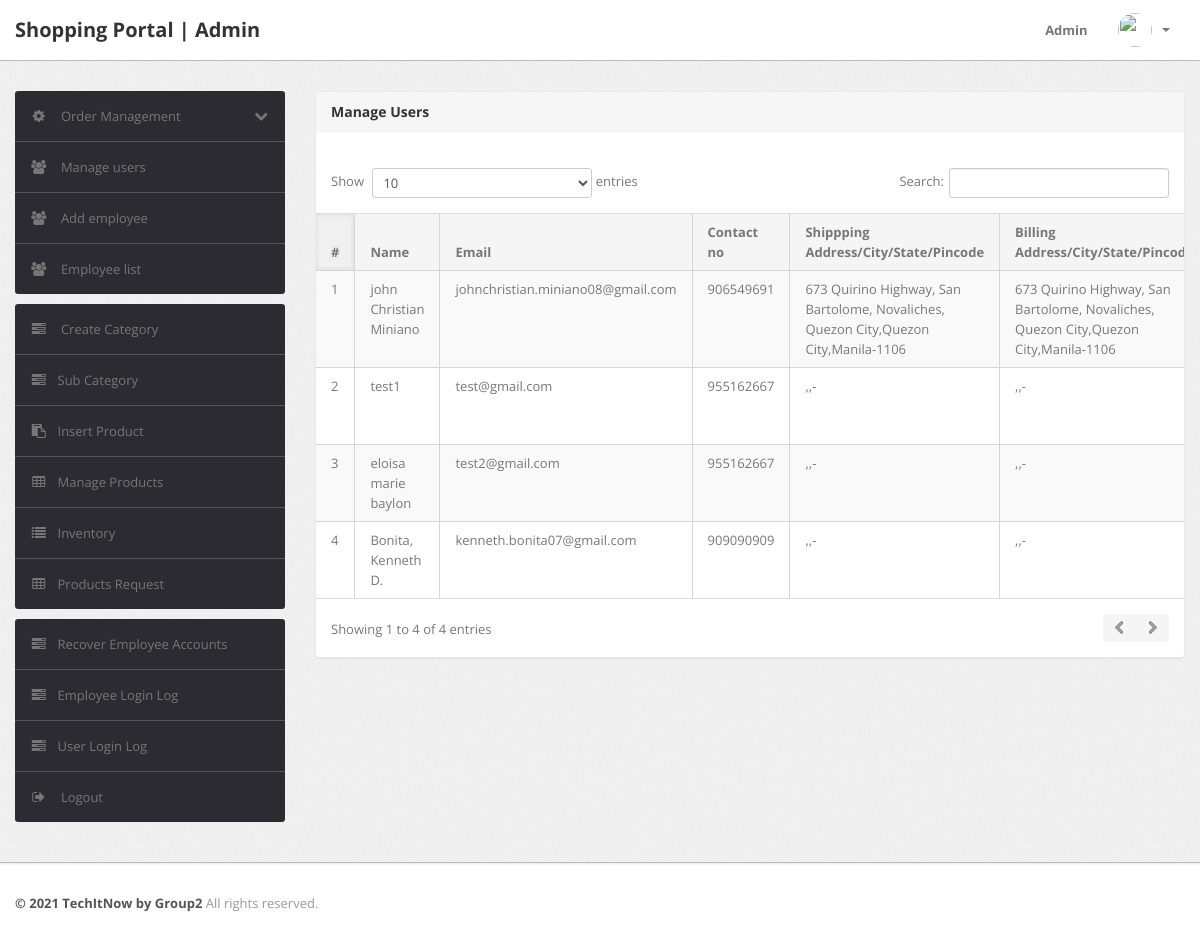
The page /admin/manage-users.php (signed in) on the database as committed earlier.
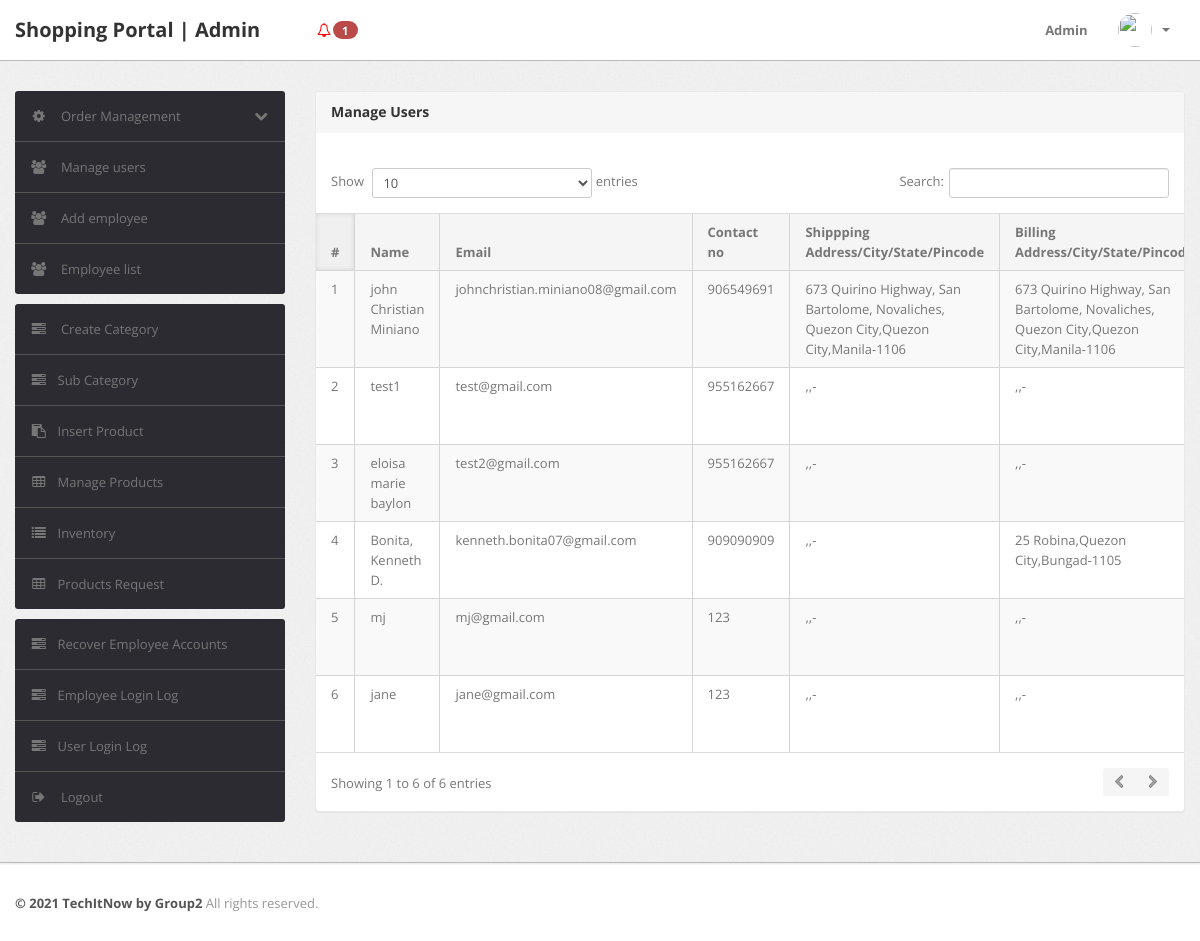
The same page on the database as committed later.
### tables this page shows
CREATE TABLE `users` (
  `id` int(11) NOT NULL,
  `name` varchar(255) DEFAULT NULL,
  `email` varchar(255) DEFAULT NULL,
  `contactno` bigint(11) DEFAULT NULL,
  `password` varchar(255) DEFAULT NULL,
  `shippingAddress` longtext DEFAULT NULL,
  `shippingState` varchar(255) DEFAULT NULL,
  `shippingCity` varchar(255) DEFAULT NULL,
  `shippingPincode` int(11) DEFAULT NULL,
  `billingAddress` longtext DEFAULT NULL,
  `billingState` varchar(255) DEFAULT NULL,
  `billingCity` varchar(255) DEFAULT NULL,
  `billingPincode` int(11) DEFAULT NULL,
  `regDate` timestamp NOT NULL DEFAULT current_timestamp(),
  `updationDate` varchar(255) DEFAULT NULL
);

### admin/manage-users.php (the view, shortened to what this page needs)
<?php
include('include/config.php');
if(strlen($_SESSION['alogin'])==0)
	{
header('location:index.php');
}
else{
?>
<!DOCTYPE html>
<html lang="en">
<head>
	<link type="text/css" href="bootstrap/css/bootstrap.min.css" rel="stylesheet">
	<link type="text/css" href="bootstrap/css/bootstrap-responsive.min.css" rel="stylesheet">
	<link type="text/css" href="css/theme.css" rel="stylesheet">
	<link type="text/css" href="images/icons/css/font-awesome.css" rel="stylesheet">
</head>
<body>
<?php include('include/header.php');?>
	<div class="wrapper">
		<div class="container">
			<div class="row">
<?php include('include/sidebar.php');?>
			<div class="span9">
					<div class="content">
	<div class="module">
							<div class="module-head">
								<h3>Manage Users</h3>
							</div>
							<div class="module-body table">
									<br />
								<table cellpadding="0" cellspacing="0" border="0" class="datatable-1 table table-bordered table-striped	 display" width="100%">
									<thead>
										<tr>
											<th>#</th>
											<th> Name</th>
											<th>Email </th>
											<th>Contact no</th>
											<th>Shippping Address/City/State/Pincode </th>
											<th>Billing Address/City/State/Pincode </th>
										</tr>
									</thead>
									<tbody>
<?php $query=mysqli_query($con,"select * from users");
$cnt=1;
while($row=mysqli_fetch_array($query))
{
?>
										<tr>
											<td><?php echo htmlentities($cnt);?></td>
											<td><?php echo htmlentities($row['name']);?></td>
											<td><?php echo htmlentities($row['email']);?></td>
											<td> <?php echo htmlentities($row['contactno']);?></td>
											<td><?php echo htmlentities($row['shippingAddress'].",".$row['shippingCity'].",".$row['shippingState']."-".$row['shippingPincode']);?></td>
											<td><?php echo htmlentities($row['billingAddress'].",".$row['billingCity'].",".$row['billingState']."-".$row['billingPincode']);?></td>
										<?php $cnt=$cnt+1; } ?>
								</table>
							</div>
						</div>
					</div>
				</div>
			</div>
		</div>
	</div>
<?php include('include/footer.php');?>
</body>
<?php } ?>

### admin/include/header.php (shortened to what this page needs)
<div class="navbar navbar-fixed-top">
	<div class="navbar-inner">
		<div class="container">
		  	<a class="brand" href="change-password.php">
		  		Shopping Portal | Admin
		  	</a>
			<div class="nav-collapse collapse navbar-inverse-collapse">
			<?php
					$sql = "SELECT * FROM ingredients WHERE  quantity <= notify_quantity";
					$result = mysqli_query($con, $sql);
					$num_rows = mysqli_num_rows($result);
					if (mysqli_num_rows($result) > 0) {
						echo '<ul class="nav navbar-nav navbar-right">';
					    echo '<li><a href="#"class="dropdown-toggle" data-toggle="dropdown" style="color: red;"><i class="icon-bell"></i><span class="badge badge-important">' . $num_rows . '</span></b></a>';
				    echo '</li>';
				    echo '</ul>';
					}
					?>
				<ul class="nav pull-right">
					<li><a href="#">
						Admin
					</a></li>
					<li class="nav-user dropdown">
						<a href="#" class="dropdown-toggle" data-toggle="dropdown">
							<img src="images/user1.png" class="nav-avatar" />
							<b class="caret"></b>
						</a>
					</li>
				</ul>
			</div>
		</div>
	</div>
</div>

Rows that differ between the two databases and show on the page:
changed users "Bonita, Kenneth D.": billingAddress+billingCity+billingState ",,-" → "25 Robina,Quezon City,Bungad-1105"
added users: name "mj", email "mj@gmail.com", contactno "123", shippingAddress+shippingCity+shippingState ",,-", billingAddress+billingCity+billingState ",,-"
added users: name "jane", email "jane@gmail.com", contactno "123", shippingAddress+shippingCity+shippingState ",,-", billingAddress+billingCity+billingState ",,-"
Other text that changed with them:
$num_rows: (not shown) → "1"
text written by a page script: "Show entries Search: Showing 1 to 4 of 4 entries" → "Show entries Search: Showing 1 to 6 of 6 entries"
